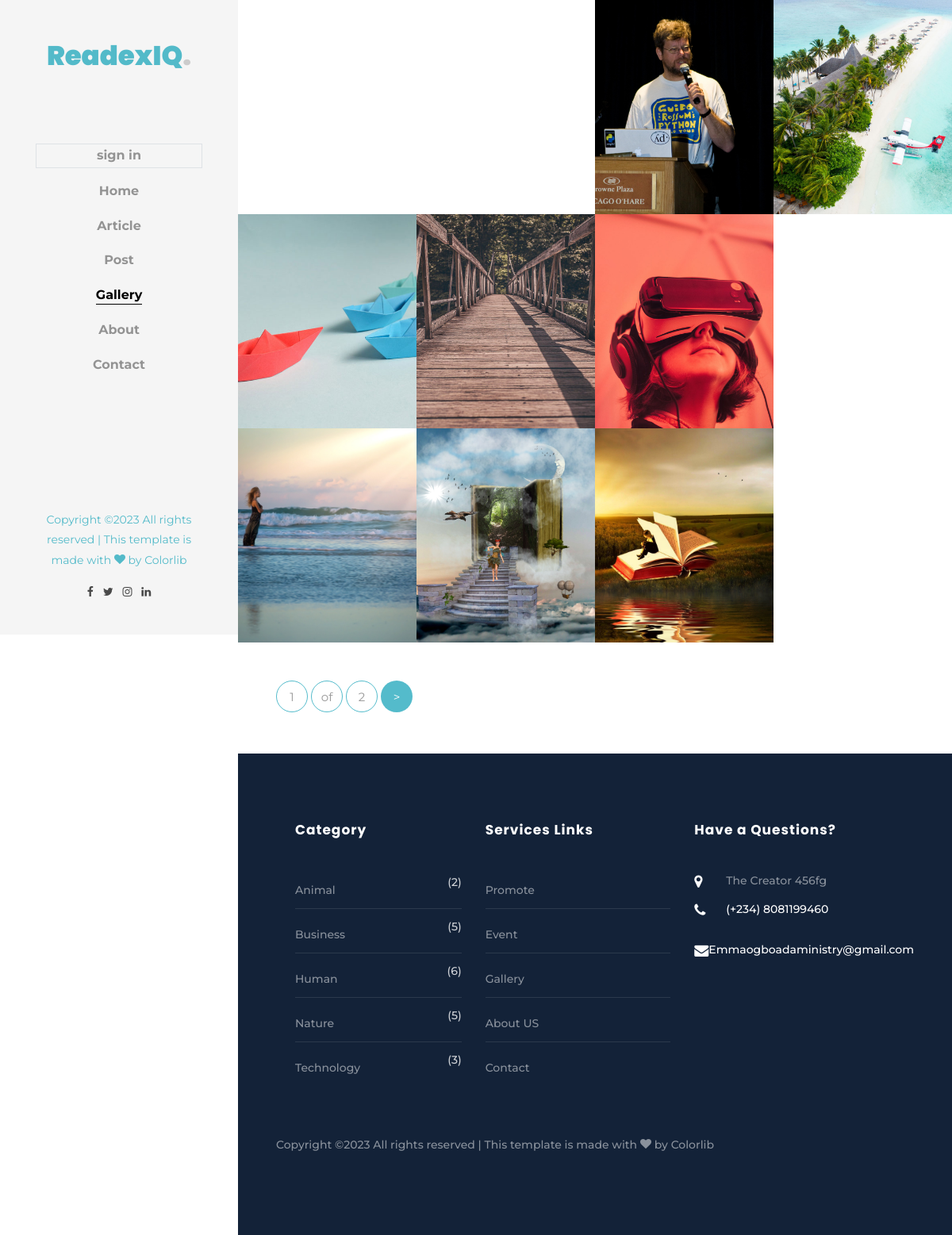
The page /article/post/photography on the database its author committed.
### bookApp/models.py (models this page shows, shortened)
class Author(models.Model):
    user = models.OneToOneField(User, on_delete=models.CASCADE)
    first_name = models.CharField(max_length=20, blank=False, null=True)
    last_name = models.CharField(max_length=20, blank=False, null=True)
    about = models.TextField(blank=False, null=True)
    address = models.TextField(blank=False, null=True)
    street = models.TextField(blank=False, null=True)
    website_name = models.TextField(default='Elen', blank=True, null=True)
    facebook_url = models.CharField(max_length=225, blank=True, null=True)
    twitter_url = models.CharField(max_length=225, blank=True, null=True)
    telegram_url = models.CharField(max_length=225, blank=True, null=True)
    linkdin_url = models.CharField(max_length=225, blank=True, null=True)
    telgram_url = models.CharField(max_length=225, blank=True, null=True)
    tel = models.IntegerField(default="(234) ", null=True)
    image = models.ImageField(upload_to='myApp/image',  blank=False, null=True)

class Post(models.Model):
    title = models.CharField(max_length=100, blank=False, null=True)
    overview = RichTextField(blank=False, null=True)
    updatetime = models.DateTimeField(auto_now=True, blank=False, null=True)
    timestamp = models.DateTimeField(auto_now_add=True, blank=False, null=True)
    like = models.IntegerField(default=0)
    viewer = models.IntegerField(default=0)
    author = models.ForeignKey(Author, related_name='post', on_delete=models.CASCADE)
    picture = models.ImageField(upload_to='myApp/image', blank=False, null=True)
    slug = models.SlugField(null=True)
    categories = models.ManyToManyField(Category, related_name="categories")

class Category(models.Model):
    title = models.CharField(max_length=20, blank=False, null=True)
    description = models.TextField(blank=False, null=True)
    slug = models.SlugField( blank=False, null=True)
    thumbnail = models.ImageField( blank=False, null=True)
    timestamp = models.DateTimeField(auto_now_add=True, blank=False, null=True)

### bookApp/views.py (the view)
# urls.py: path('article/post/photography', PhotoView.as_view(), name='photo'),
class PhotoView(ListView):
    queryset = Post.objects.all().order_by('-id')
    context_object_name = 'photos'
    template_name = 'bookApp/photography.html'
    paginate_by = 12
    def get_context_data(self,**kwargs):
        context = super().get_context_data(**kwargs)
        context['author'] = Author.objects.get(id=1)
        context['sidebar'] = Post.objects.values('categories__title').annotate(Count('categories__title'))
        return context

### bookApp/templates/bookApp/photography.html (shortened to what this page needs)
{% extends 'bookapp/base.html' %}
{% load static %}
  {% block content %}
	<div id="colorlib-page">
		<aside id="colorlib-aside" role="complementary" class="js-fullheight text-center">
			<h1 id="colorlib-logo"><a style="color: #17a3b8bb;" href="{% url 'home' %}">{{author.website_name|capfirst}}<span>.</span></a></h1>
			<nav id="colorlib-main-menu" role="navigation">
				<ul>
					{% if user.is_authenticated %}
				<li>
					<div class="border">
						{{user.username|capfirst|truncatechars:8}}<br>
						<small class="icon-user"> <a href="{% url 'logout' %}"> sign out</a></small>
				    </div>
				</li>
				{% else %}
				<li class="border"><a href="{% url 'login' %}">sign in</a></li>
				{% endif %}
				<li><a href="{% url 'home' %}">Home</a></li>
				<li><a href="{% url 'article' %}">Article</a></li>
				<li><a href="{% url 'post' %}">Post</a></li>
				<li class="colorlib-active"><a href="{% url 'photo' %}">Gallery</a></li>
				<li><a href="{% url 'about' %}">About</a></li>
				<li><a href="{% url 'contact' %}">Contact</a></li>
				</ul>
			</nav>
			<div style="color: #17a3b8bb;" class="colorlib-footer">
				<p>
			  Copyright &copy;<script>document.write(new Date().getFullYear());</script> All rights reserved | This template is made with <i class="icon-heart" aria-hidden="true"></i> by <a href="https://colorlib.com" target="_blank">Colorlib</a>
				<ul>
					<li><a href="#"><i class="icon-facebook"></i></a></li>
					<li><a href="#"><i class="icon-twitter"></i></a></li>
					<li><a href="#"><i class="icon-instagram"></i></a></li>
					<li><a href="#"><i class="icon-linkedin"></i></a></li>
				</ul>
			</div>
		</aside>
		<div id="colorlib-main">
			<section class="ftco-section-2">
				<div class="photograhy">
					<div class="row no-gutters">
                        {% for photo in photos %}
						<div class="col-md-3">
							<a  href="{% url 'blog-details' photo.pk %}"  class="photography-entry img d-flex justify-content-center align-items-center" style="background-image: url({{photo.picture.url}});">
							</a>
						</div>
						{% endfor %}
					</div>
				</div>
				<div class="m-5">
					{% include 'bookApp/includes/pagination.html' %}
				</div>
			</section>
			{% include 'bookApp/includes/footer.html' %}
		</div>
	</div>
{% endblock %}

### bookApp/templates/bookApp/base.html (shortened to what this page needs)
{% load static %}
<!DOCTYPE html>
<html>
        <head>
            {% include 'bookApp/includes/link.html' %}
        </head>
<body>
    {% block content %}{% endblock %}
</body>
</html>

### bookApp/templates/bookApp/includes/link.html (shortened to what this page needs)
{% load static %}
    <link rel="stylesheet" href="https://cdn.jsdelivr.net/simplemde/latest/simplemde.min.css">
    <link rel="stylesheet" href="{% static 'bookApp/css/open-iconic-bootstrap.min.css' %}">
    <link rel="stylesheet" href="{% static 'bookApp/css/animate.css' %}">
    <link rel="stylesheet" href="{% static 'bookApp/css/owl.carousel.min.css' %}">
    <link rel="stylesheet" href="{% static 'bookApp/css/owl.theme.default.min.css' %}">
    <link rel="stylesheet" href="{% static 'bookApp/css/magnific-popup.css' %}">
    <link rel="stylesheet" href="{% static 'bookApp/css/aos.css' %}">
    <link rel="stylesheet" href="{% static 'bookApp/css/ionicons.min.css' %}">
    <link rel="stylesheet" href="{% static 'bookApp/css/bootstrap-datepicker.css' %}">
    <link rel="stylesheet" href="{% static 'bookApp/css/jquery.timepicker.css' %}">
    <link rel="stylesheet" href="{% static 'bookApp/css/flaticon.css' %}">
    <link rel="stylesheet" href="{% static 'bookApp/css/icomoon.css' %}">
    <link rel="stylesheet" href="{% static 'bookApp/css/style.css' %}">

### bookApp/templates/bookApp/includes/pagination.html (shortened to what this page needs)
<div class="row mt-5">
    <div class="col">
      <div class="block-27">
        <ul>
          <li ><a>{{ page_obj.number }} </a></li>
          <li ><a>of</a></li>
          <li ><a>{{ page_obj.paginator.num_pages }}</a></li>
          {% if page_obj.has_next %}
          <li a class="active"><a href="?page={{ page_obj.next_page_number }}">&gt;</a></li>
          {% endif %}
        </ul>
      </div>
    </div>
  </div>

### bookApp/templates/bookApp/includes/footer.html
 <footer class="ftco-footer ftco-bg-dark ftco-section">
      <div class="container px-md-5">
        <div class="row mb-5">
          <div class="col-md">
            <div class="ftco-footer-widget mb-4 ml-md-4">
              <h2 class="ftco-heading-2">Category</h2>
              <ul class="list-unstyled categories">
                {% for tags in sidebar %}
		            <li><a href="#">{{ tags.categories__title|capfirst }}<span>({{ tags.categories__title__count }})</span></a></li>
		            {% endfor %}
              </ul>
            </div>
          </div>
          <div class="col-md">
             <div class="ftco-footer-widget mb-4">
              <h2 class="ftco-heading-2">Services Links</h2>
              <ul class="list-unstyled categories">
            		<li><a href="{% url 'home' %}">Promote</a></li>
                <li><a href="{% url 'article' %}">Event</a></li>
                <li><a href="{% url 'photo' %}">Gallery</a></li>
                <li><a href="{% url 'about' %}">About US</a></li>
                <li><a href="{% url 'contact' %}">Contact</a></li>
              </ul>
            </div>
          </div>
          <div class="col-md">
            <div class="ftco-footer-widget mb-4">
            	<h2 class="ftco-heading-2">Have a Questions?</h2>
            	<div class="block-23 mb-3">
	              <ul>
	                <li><span class="icon icon-map-marker"></span><span class="text">{{author.address|title}}</span></li>
	                <li><a><span class="icon icon-phone"></span><span class="text">(+234) {{author.tel}}</span></a></li>
	                <li><a><span class="icon icon-envelope"></span><span class="text">{{author.user.email|capfirst}}</span></a></li>
	              </ul>
	            </div>
            </div>
          </div>
        </div>
        <div class="row">
          <div class="col-md-12">
            <p>
  Copyright &copy;<script>document.write(new Date().getFullYear());</script> All rights reserved | This template is made with <i class="icon-heart" aria-hidden="true"></i> by <a href="https://colorlib.com" target="_blank">Colorlib</a>
  </p>
          </div>
        </div>
      </div>
    </footer>

### bookApp/templates/bookApp/includes/js.html (shortened to what this page needs)
{% load static %}

### bookApp/static/bookApp/css/icomoon.css (style rules this page uses)
[class^="icon-"], [class*=" icon-"] { font-family: 'icomoon' !important; speak: none; font-style: normal; font-weight: normal; font-variant: normal; text-transform: none; line-height: 1; -webkit-font-smoothing: antialiased; -moz-osx-font-smoothing: grayscale; }
.icon-heart:before { content: "\f004"; }
.icon-map-marker:before { content: "\f041"; }
.icon-phone:before { content: "\f095"; }
.icon-twitter:before { content: "\f099"; }
.icon-facebook:before { content: "\f09a"; }
.icon-envelope:before { content: "\f0e0"; }
.icon-linkedin:before { content: "\f0e1"; }
.icon-instagram:before { content: "\f16d"; }

### rows shown on the page
Author: website_name "ReadexIQ", address "The Creator 456fg", tel "8081199460", user.email "Emmaogboadaministry@gmail.com"
Post: picture (picture)
Post: picture (picture)
Post: picture (picture)
Post: picture (picture)
Post: picture (picture)
Post: picture (picture)
Post: picture (picture)
Post: picture (picture)
Category: categories__title "Animal", categories__title__count "2"
Category: categories__title "Business", categories__title__count "5"
Category: categories__title "Human", categories__title__count "6"
Category: categories__title "Nature", categories__title__count "5"
Category: categories__title "Technology", categories__title__count "3"

### other values the page prints
{{ page_obj.number }} "1"
{{ page_obj.paginator.num_pages }} "2"
